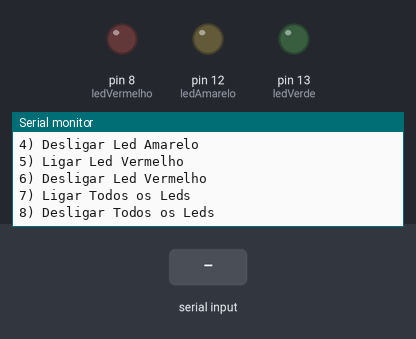
Bench run of a sketch on a simulated Arduino Uno, built with avr-gcc and run on an emulated ATmega328P. On the bench: output pins drawn as LEDs (lit = HIGH), the last lines printed to the serial monitor. The test bench sets the inputs (shaded band).

Above: at 0.9 s.
1.0 s: "1\n" received over Serial
At 1.6 s:
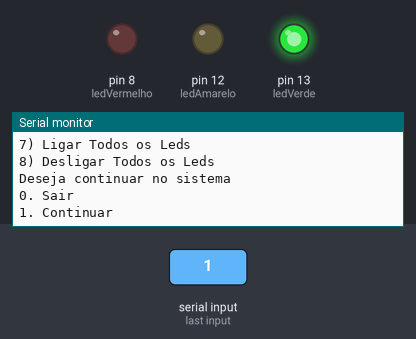
At 3.4 s:
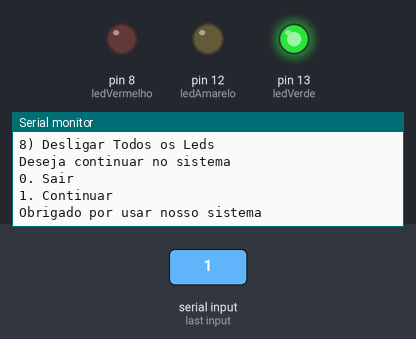

The sketch:

copy_of_introducao_arduino1.ino
```cpp
// C++ code
int ledVerde = 13;
int ledAmarelo = 12;
int ledVermelho = 8;
int escolhaDoUsuario;
int continuarNoLed;
void setup()
{
  pinMode(ledVerde, OUTPUT);
  pinMode(ledAmarelo, OUTPUT);
  pinMode(ledVermelho, OUTPUT);
  Serial.begin(9600);
   do{
  Serial.println("Oque voce deseja fazer:");
  Serial.println();
  Serial.println("1) Ligar Led Verde");
  Serial.println("2) Desligar Led Verde");
  Serial.println("3) Ligar Led Amarelo");
  Serial.println("4) Desligar Led Amarelo");
  Serial.println("5) Ligar Led Vermelho");
  Serial.println("6) Desligar Led Vermelho");
  Serial.println("7) Ligar Todos os Leds");
  Serial.println("8) Desligar Todos os Leds");
  while(! Serial.available());
  escolhaDoUsuario = Serial.parseInt();

  switch(escolhaDoUsuario){
    case 1:
   digitalWrite(ledVerde, HIGH);
   break;

    case 2:
   digitalWrite(ledVerde, LOW);
   break;

    case 3:
   digitalWrite(ledAmarelo, HIGH);
   break;

    case 4:
   digitalWrite(ledAmarelo, LOW);
   break;

    case 5:
   digitalWrite(ledVermelho, HIGH);
   break;

    case 6:
   digitalWrite(ledVermelho, LOW);
   break;

    case 7:
   digitalWrite(ledVermelho, HIGH);
   digitalWrite(ledAmarelo, HIGH);
   digitalWrite(ledVerde, HIGH);
   break;

    case 8:
   digitalWrite(ledVermelho, LOW);
   digitalWrite(ledAmarelo, LOW);
   digitalWrite(ledVerde, LOW);
   break;

   default:
    Serial.println("Opcao invalida");
  }
   Serial.println("Deseja continuar no sistema");
   Serial.println("0. Sair");
   Serial.println("1. Continuar");
   while(! Serial.available());
  continuarNoLed = Serial.parseInt();
  }while(continuarNoLed == 1);
   Serial.println("Obrigado por usar nosso sistema");
}

void loop()
{


}
```

Measured:
- after the input at 1.0 s, the serial monitor: prints a new line at once (image 1)
